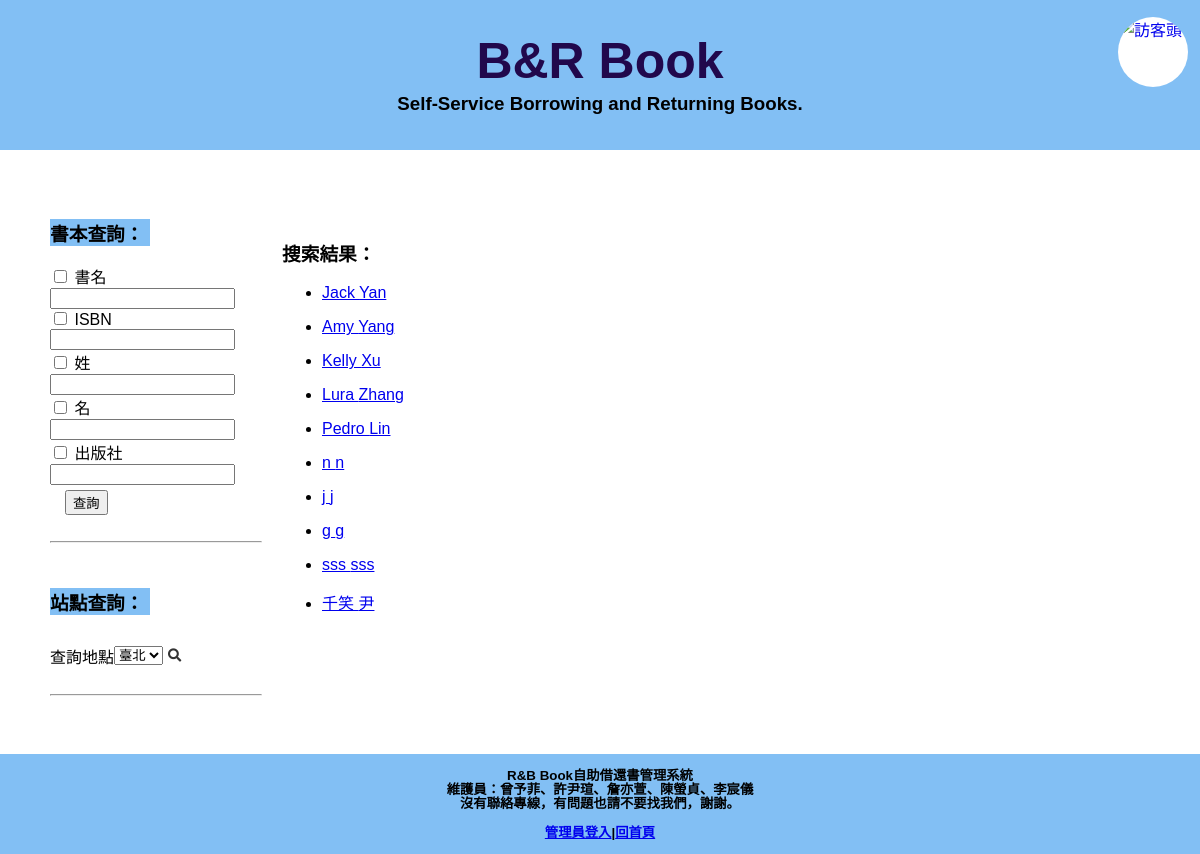
/member_search/, run on an earlier commit of the app's database.
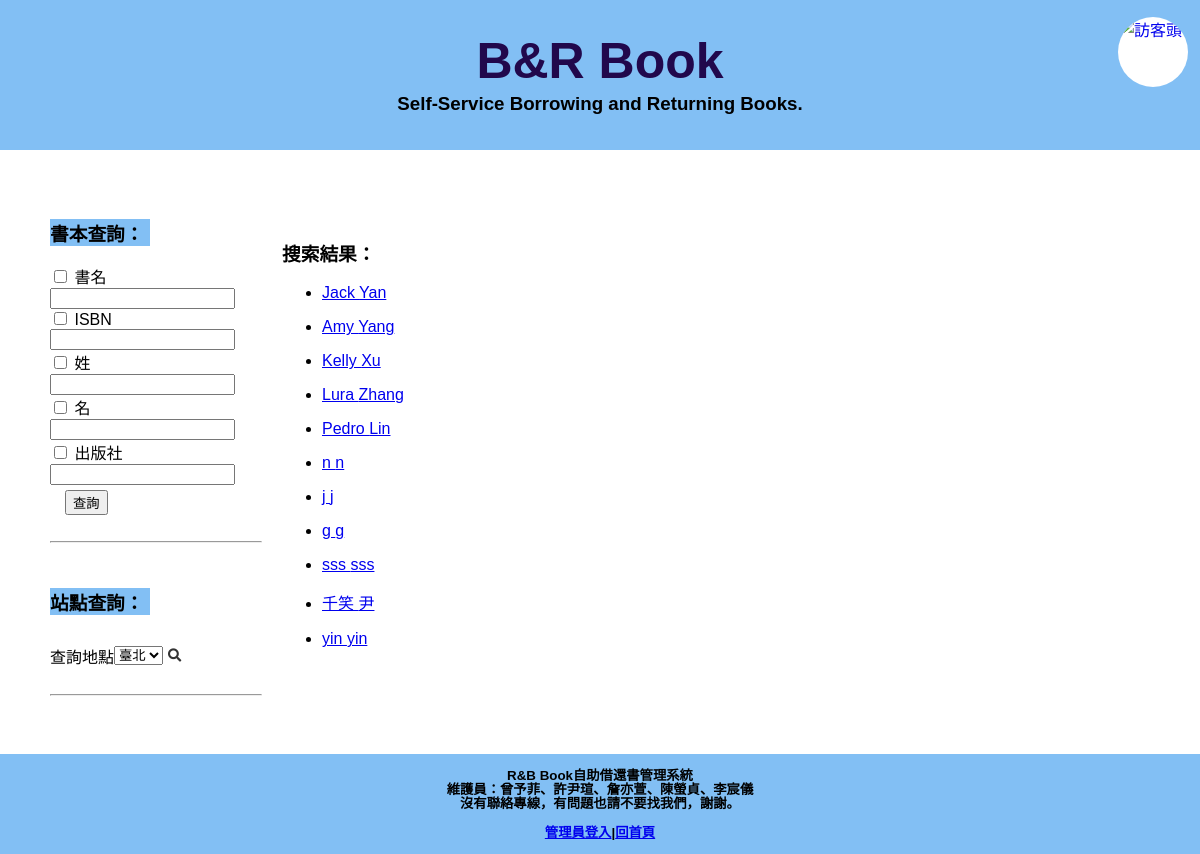
And on a later commit of the database.
### members/models.py (models this page shows, shortened)
class Member(models.Model):
    sex_type = [
        ("M", "男性"),
        ("F", "女性"),
    ]
    phone = models.CharField(max_length=10, unique=True, verbose_name='電話')
    ssn = models.CharField(max_length=10, unique=True, verbose_name='身分證')
    fname = models.CharField(max_length=20, verbose_name='名')
    lname = models.CharField(max_length=5, verbose_name='姓')
    sex = models.CharField(max_length=1, choices=sex_type, null=True, verbose_name='性別')
    user = models.OneToOneField(User, on_delete=models.CASCADE, default= None, blank=True, null=True)

### members/views.py (the view)
# urls.py: path('member_search/', MemberSearchView.as_view(), name='member_search'),
class MemberSearchView(ListView):
    model = Member
    template_name = 'member_search.html'
    context_object_name = 'members'
    def get_queryset(self):
        queryset = Member.objects.all()
        mssn_query = self.request.GET.get('mssn_query')
        mlname_query = self.request.GET.get('mlname_query')
        mfname_query = self.request.GET.get('mfname_query')
        mphone_query = self.request.GET.get('mphone_query')
        if mssn_query and 'search_by_mssn' in self.request.GET:
            queryset = queryset.filter(ssn__icontains=mssn_query)
        if mlname_query and 'search_by_mlname' in self.request.GET:
            queryset = queryset.filter(lname__icontains=mlname_query)
        if mfname_query and 'search_by_mfname' in self.request.GET:
            queryset = queryset.filter(fname__icontains=mfname_query)
        if mphone_query and 'search_by_mphone' in self.request.GET:
            queryset = queryset.filter(phone__icontains=mphone_query)
        return queryset
    def get_context_data(self, **kwargs):
        context = super().get_context_data(**kwargs)
        context['request'] = self.request
        return context

### members/templates/member_search.html (shortened to what this page needs)
{% extends 'Mama.html' %}
{% block loadcss %}
    <link rel="stylesheet" href="../../static/css/home.css">
{% endblock %}
{% block main %}
<div class="primary">
    <div class="left">
        <h3>書本查詢：</h3>
        <form method="get" action="{% url 'book_search' %}" onsubmit="return validateForm()">
            <div>
                <input type="checkbox" id="search_by_title" name="search_by_title">
                <label for="search_by_title">書名</label>
                <input type="text" id="title_query" name="title_query"
                    value="{{ request.GET.title_query|default_if_none:'' }}">
            </div>
            <div>
                <input type="checkbox" id="search_by_isbn" name="search_by_isbn">
                <label for="search_by_isbn">ISBN</label>
                <input type="text" id="isbn_query" name="isbn_query"
                    value="{{ request.GET.isbn_query|default_if_none:'' }}">
            </div>
            <div>
                <input type="checkbox" id="search_by_lname" name="search_by_lname">
                <label for="search_by_lname">姓</label>
                <input type="text" id="lname_query" name="lname_query"
                    value="{{ request.GET.lname_query|default_if_none:'' }}">
            </div>
            <div>
                <input type="checkbox" id="search_by_fname" name="search_by_fname">
                <label for="search_by_fname">名</label>
                <input type="text" id="fname_query" name="fname_query"
                    value="{{ request.GET.fname_query|default_if_none:'' }}">
            </div>
            <div>
                <input type="checkbox" id="search_by_publisher" name="search_by_publisher">
                <label for="search_by_publisher">出版社</label>
                <input type="text" id="publisher_query" name="publisher_query"
                    value="{{ request.GET.publisher_query|default_if_none:'' }}">
            </div>
            <div class="search-box">
                <button type="submit">查詢</button>
            </div>
        </form>
        <br>
        <hr><br>
        <h3>站點查詢：</h3>
        <form method="get" action="{% url 'station_search' %}">
            <div class="search-box-station">
                <label for="station_location">查詢地點</label>
                <select id="station_location" name="station_location">
                    <option value="Taipei">臺北</option>
                </select>
                <button type="submit">
                    <i class="fa fa-search"></i>
                </button>
            </div>
        </form>
        <br><hr>
    </div>
    <div class="right">
        {% if members %}
        <h3>搜索結果：</h3>
        {% for member in members %}
        <a href="">
            <ul>
                <li><a href="/admin/members/member/{{member.id}}/change/">{{member.fname}} {{member.lname}}</a></li>
            </ul>
        </a>
        {% endfor %}
        {% else %}
        <p>查無相關會員</p>
        {% endif %}
    </div>
</div>
{% endblock %}

What changed in the data, as far as the page shows it:
added Member: fname "yin", lname "yin"
